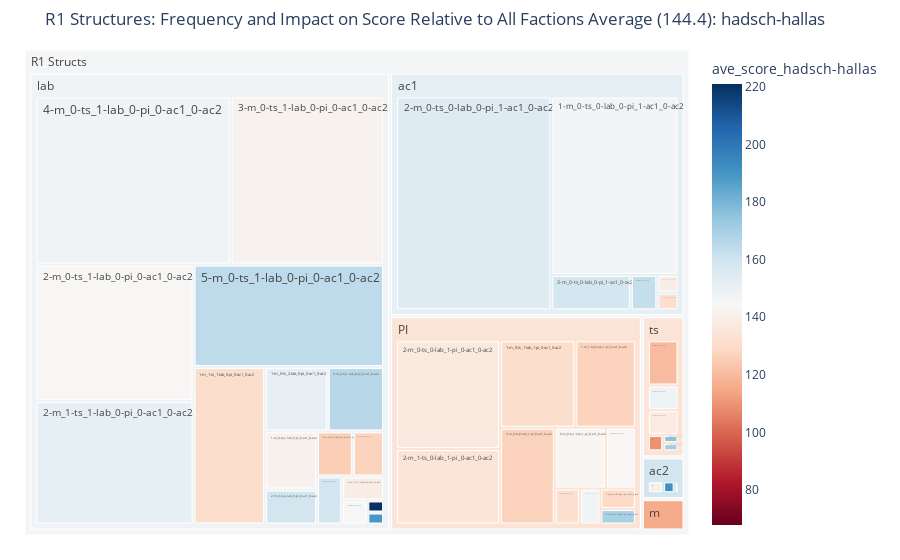
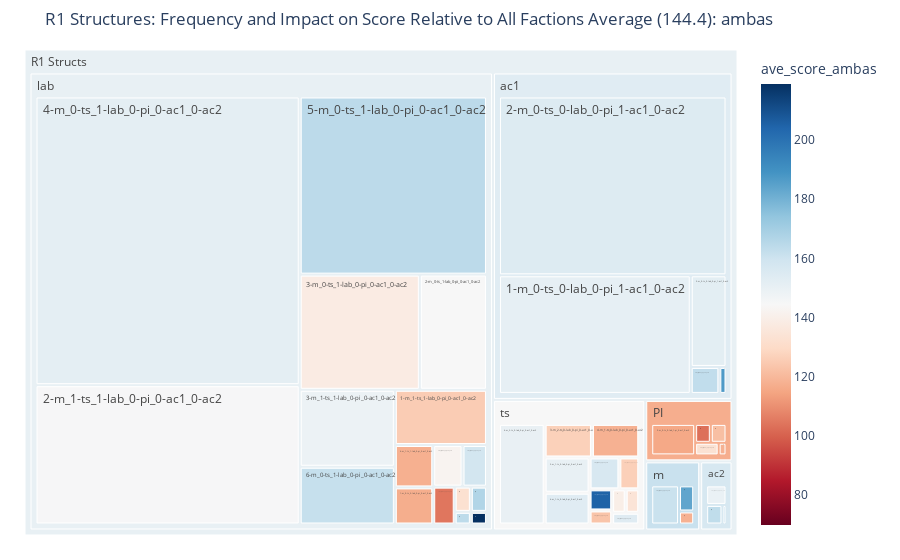
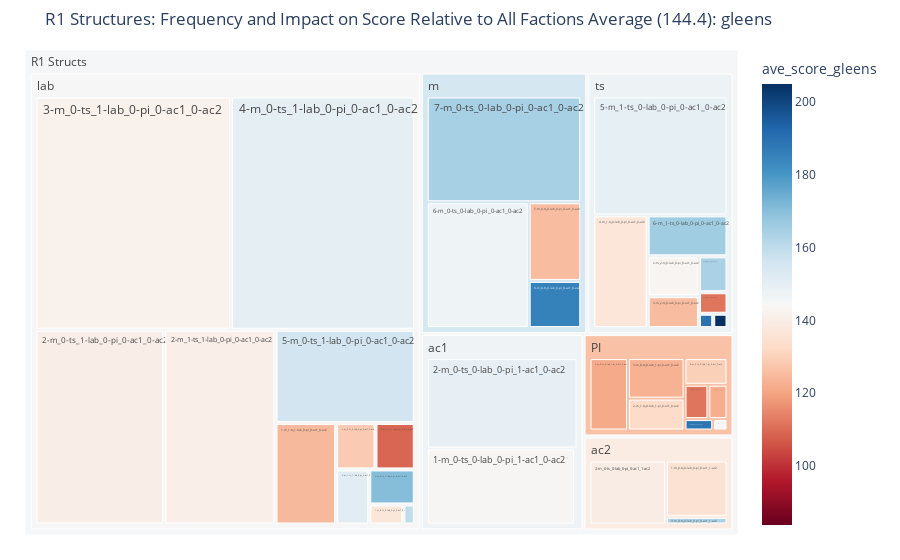
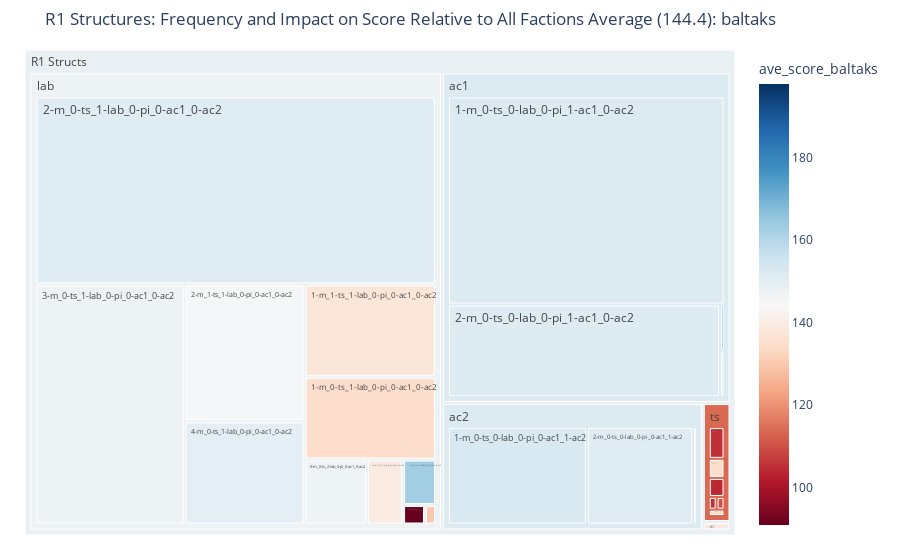

Here is the notebook cell these charts were saved with, in order:
### Code cell
for faction in factions:
    factions_pos = []
    for pos in range(4):
        dat = dat_4
        
        # select faction
        dat = dat[dat["pos_" + str(pos + 1) +"_faction"] == faction]
        
        #remove dropped players
        dat = dat[dat['pos_' + str(pos + 1) + '_dropped'] == False]
        
        dat['pos_' + str(pos + 1) + '_score'] += -1 * dat['pos_' + str(pos + 1) + '_score_bid']
        
        #labels
        prefix = "pos_" + str(pos + 1) + '_buildings_r_1'
        structs_class = 'r1_structs_class_' + faction
        structs_exact = 'r1_structs_exact_' + faction
        over_all_score = 'ave_score_' + faction
        over_all_elo = 'ave_elo_' + faction
        
        #get scores and elos
        dat[over_all_score] = dat['pos_' + str(pos + 1) + '_score']
        dat[over_all_elo] = dat['pos_' + str(pos + 1) + '_elo']
        
        #structs placed
        dat[prefix + '_PI'] = pd.to_numeric(dat[prefix + '_PI'], downcast='integer')
        dat[prefix + '_ac1'] = pd.to_numeric(dat[prefix + '_ac1'], downcast='integer')
        dat[prefix + '_ac2'] = pd.to_numeric(dat[prefix + '_ac2'], downcast='integer')
        dat[prefix + '_lab'] = pd.to_numeric(dat[prefix + '_lab'], downcast='integer')
        dat[prefix + '_ts'] = pd.to_numeric(dat[prefix + '_ts'], downcast='integer')
        dat[prefix + '_m'] = pd.to_numeric(dat[prefix + '_m'], downcast='integer')
        
        # create general structs catergory                        
        dat.loc[dat[prefix + '_PI'] > 0, structs_class] = 'PI'
        dat.loc[dat[prefix + '_ac1'] > 0, structs_class] = 'ac1'
        dat.loc[dat[prefix + '_ac2'] > 0, structs_class] = 'ac2'
        dat.loc[
            (dat[prefix + '_lab'] > 0) &
            (dat[prefix + '_PI'] == 0) &
            (dat[prefix + '_ac1'] == 0) &
            (dat[prefix + '_ac2'] == 0)
            , structs_class] = 'lab'
        
        dat.loc[
            (dat[prefix + '_ts'] > 0) &
            (dat[prefix + '_lab'] == 0) &
            (dat[prefix + '_PI'] == 0) &
            (dat[prefix + '_ac1'] == 0) &
            (dat[prefix + '_ac2'] == 0)
            , structs_class] = 'ts'
        
        dat.loc[
            (dat[prefix + '_ts'] == 0) &
            (dat[prefix + '_lab'] == 0) &
            (dat[prefix + '_PI'] == 0) &
            (dat[prefix + '_ac1'] == 0) &
            (dat[prefix + '_ac2'] == 0)
            , structs_class] = 'm'
        
        
        #create exact category
        dat[structs_exact] = [" " +
            str(m) + '-m_' +
            str(ts) + '-ts_' +
            str(lab) + '-lab_' + 
            str(PI) + '-pi_' +
            str(ac1) + '-ac1_' +
            str(ac2) + '-ac2' 
            for m, ts, lab, PI, ac1, ac2 in zip(
            dat[prefix + '_m'], 
            dat[prefix + '_ts'], 
            dat[prefix + '_lab'],
            dat[prefix + '_PI'], 
            dat[prefix + '_ac1'], 
            dat[prefix + '_ac2'])
        ]
        
        
        factions_pos.append(dat)
        
    factions_in = pd.concat(factions_pos, ignore_index=True)
    
    unique_starts = factions_in[[structs_exact, structs_class, over_all_score, over_all_elo]]
    unique_starts['class_counts'] = 0
    counts = unique_starts.groupby(structs_exact)['class_counts'].transform('count').to_frame()
    unique_starts = unique_starts[[structs_exact, structs_class, over_all_score, over_all_elo]]
    unique_starts = pd.concat([unique_starts, counts], axis=1)
    unique_starts = unique_starts.groupby([structs_class, structs_exact]).mean().reset_index()
    unique_starts['class_counts'] = pd.to_numeric(unique_starts['class_counts'], downcast='integer')
    
    #remove really low scores
    #unique_starts = unique_starts[(np.abs(stats.zscore(unique_starts[over_all_score])) > 2)]
    unique_starts = unique_starts[unique_starts[over_all_score].between(unique_starts[over_all_score].quantile(.15), unique_starts[over_all_score].quantile(1))]
    
    
    #average score overall for position played till end
    average_overall = (np.mean(dat_4[dat_4['pos_1_dropped'] == False]['pos_1_score']) + 
                      np.mean(dat_4[dat_4['pos_2_dropped'] == False]['pos_2_score']) + 
                      np.mean(dat_4[dat_4['pos_3_dropped'] == False]['pos_3_score']) + 
                      np.mean(dat_4[dat_4['pos_4_dropped'] == False]['pos_4_score'])) / 4
    
    #midpoint is average for all factions overall - but color ends are highest and lowest score by that faction
    fig = px.treemap(unique_starts, path=[px.Constant('R1 Structs'), structs_class, structs_exact], values='class_counts',
                  color=over_all_score, hover_data=[over_all_elo],
                  color_continuous_scale='RdBu',
                  color_continuous_midpoint=(average_overall))
    fig.update_layout(margin = dict(t=50, l=25, r=25, b=25))
    
    fig.update_layout(title_text="R1 Structures: Frequency and Impact on Score Relative to All Factions Average (" + str(round(average_overall, 2)) + "): " + faction)
    
    fig.write_html("./plots/r1_structs_analysis/freq_and_score/" + faction + ".html")
    fig.show()
    
    """
    fig = px.sunburst(unique_starts, path=[px.Constant('R1 Structures: Frequency and Overall Score for ' + faction), structs_class, structs_exact], values='class_counts',
                  color=over_all_score, hover_data=[over_all_elo],
                  color_continuous_scale='RdBu',
                  color_continuous_midpoint=np.median(unique_starts[over_all_score]))
    fig.show()
    """

### Figure 1 — Plotly figure (JSON) as saved in the notebook; plotly's stock layout.template omitted (floating-point values rounded to 4 significant figures)
{"data": [{"branchvalues": "total", "customdata": [[208, 142.8], [127.9, 125.2], [185.5, 138.5], [148.1, 126.9], [144.5, 109.5], [125.5, 147.2], [186.7, 158.8], [162.4, 120.1], [115, 176], [268, 140.2], [197.3, 146.6], [249.2, 129], [175.5, 140.7], [142.0, 130.6], [215.4, 150.8], [161, 135], [109.5, 131.5], [138.1, 126.7], [130.1, 130.8], [174.4, 132.2], [158.7, 144], [262.2, 148.2], [305.3, 191.3], [236.5, 154.3], [175.4, 136.6], [171.6, 143.8], [312, 169.3], [185.3, 159.1], [155.7, 134.4], [199.9, 151.4], [147.3, 137.7], [112, 171], [240.7, 158.7], [131.8, 126.4], [178.3, 141.7], [189, 138.6], [97.5, 114.2], [249.2, 162.8], [149.5, 143.8], [205.8, 147.7], [15.5, 119], [262.7, 164.5], [377, 221], [289.6, 165.8], [261, 189], ["(?)", 134.0], ["(?)", 151.5], ["(?)", 158.8], ["(?)", 147.7], ["(?)", 115.8], ["(?)", 133.4], ["(?)", 145.8]], "domain": {"x": [0, 1], "y": [0, 1]}, "hovertemplate": "labels=%{label}<br>class_counts=%{value}<br>parent=%{parent}<br>id=%{id}<br>ave_elo_hadsch-hallas=%{customdata[0]}<br>ave_score_hadsch-hallas=%{color}<extra></extra>", "ids": ["R1 Structs/PI/ 0-m_0-ts_1-lab_1-pi_0-ac1_0-ac2", "R1 Structs/lab/ 0-m_0-ts_2-lab_0-pi_0-ac1_0-ac2", "R1 Structs/ac1/ 0-m_1-ts_0-lab_0-pi_1-ac1_0-ac2", "R1 Structs/lab/ 0-m_1-ts_1-lab_0-pi_0-ac1_0-ac2", "R1 Structs/ts/ 0-m_2-ts_0-lab_0-pi_0-ac1_0-ac2", "R1 Structs/PI/ 0-m_2-ts_0-lab_1-pi_0-ac1_0-ac2", "R1 Structs/lab/ 0-m_2-ts_1-lab_0-pi_0-ac1_0-ac2", "R1 Structs/ts/ 0-m_3-ts_0-lab_0-pi_0-ac1_0-ac2", "R1 Structs/ts/ 0-m_4-ts_0-lab_0-pi_0-ac1_0-ac2", "R1 Structs/ac2/ 1-m_0-ts_0-lab_0-pi_0-ac1_1-ac2", "R1 Structs/ac1/ 1-m_0-ts_0-lab_0-pi_1-ac1_0-ac2", "R1 Structs/PI/ 1-m_0-ts_0-lab_1-pi_0-ac1_0-ac2", "R1 Structs/lab/ 1-m_0-ts_1-lab_0-pi_0-ac1_0-ac2", "R1 Structs/PI/ 1-m_0-ts_1-lab_1-pi_0-ac1_0-ac2", "R1 Structs/lab/ 1-m_0-ts_2-lab_0-pi_0-ac1_0-ac2", "R1 Structs/ac2/ 1-m_1-ts_0-lab_0-pi_0-ac1_1-ac2", "R1 Structs/ac1/ 1-m_1-ts_0-lab_0-pi_1-ac1_0-ac2", "R1 Structs/PI/ 1-m_1-ts_0-lab_1-pi_0-ac1_0-ac2", "R1 Structs/lab/ 1-m_1-ts_1-lab_0-pi_0-ac1_0-ac2", "R1 Structs/PI/ 1-m_2-ts_0-lab_1-pi_0-ac1_0-ac2", "R1 Structs/lab/ 1-m_2-ts_1-lab_0-pi_0-ac1_0-ac2", "R1 Structs/ts/ 1-m_3-ts_0-lab_0-pi_0-ac1_0-ac2", "R1 Structs/ac2/ 2-m_0-ts_0-lab_0-pi_0-ac1_1-ac2", "R1 Structs/ac1/ 2-m_0-ts_0-lab_0-pi_1-ac1_0-ac2", "R1 Structs/PI/ 2-m_0-ts_0-lab_1-pi_0-ac1_0-ac2", "R1 Structs/lab/ 2-m_0-ts_1-lab_0-pi_0-ac1_0-ac2", "R1 Structs/PI/ 2-m_0-ts_1-lab_1-pi_0-ac1_0-ac2", "R1 Structs/lab/ 2-m_0-ts_2-lab_0-pi_0-ac1_0-ac2", "R1 Structs/PI/ 2-m_1-ts_0-lab_1-pi_0-ac1_0-ac2", "R1 Structs/lab/ 2-m_1-ts_1-lab_0-pi_0-ac1_0-ac2", "R1 Structs/ts/ 2-m_2-ts_0-lab_0-pi_0-ac1_0-ac2", "R1 Structs/ts/ 2-m_3-ts_0-lab_0-pi_0-ac1_0-ac2", "R1 Structs/ac1/ 3-m_0-ts_0-lab_0-pi_1-ac1_0-ac2", "R1 Structs/PI/ 3-m_0-ts_0-lab_1-pi_0-ac1_0-ac2", "R1 Structs/lab/ 3-m_0-ts_1-lab_0-pi_0-ac1_0-ac2", "R1 Structs/lab/ 3-m_1-ts_1-lab_0-pi_0-ac1_0-ac2", "R1 Structs/m/ 4-m_0-ts_0-lab_0-pi_0-ac1_0-ac2", "R1 Structs/ac1/ 4-m_0-ts_0-lab_0-pi_1-ac1_0-ac2", "R1 Structs/PI/ 4-m_0-ts_0-lab_1-pi_0-ac1_0-ac2", "R1 Structs/lab/ 4-m_0-ts_1-lab_0-pi_0-ac1_0-ac2", "R1 Structs/m/ 5-m_0-ts_0-lab_0-pi_0-ac1_0-ac2", "R1 Structs/lab/ 5-m_0-ts_1-lab_0-pi_0-ac1_0-ac2", "R1 Structs/lab/ 5-m_1-ts_1-lab_0-pi_0-ac1_0-ac2", "R1 Structs/lab/ 6-m_0-ts_1-lab_0-pi_0-ac1_0-ac2", "R1 Structs/lab/ 7-m_0-ts_1-lab_0-pi_0-ac1_0-ac2", "R1 Structs/PI", "R1 Structs/ac1", "R1 Structs/ac2", "R1 Structs/lab", "R1 Structs/m", "R1 Structs/ts", "R1 Structs"], "labels": [" 0-m_0-ts_1-lab_1-pi_0-ac1_0-ac2", " 0-m_0-ts_2-lab_0-pi_0-ac1_0-ac2", " 0-m_1-ts_0-lab_0-pi_1-ac1_0-ac2", " 0-m_1-ts_1-lab_0-pi_0-ac1_0-ac2", " 0-m_2-ts_0-lab_0-pi_0-ac1_0-ac2", " 0-m_2-ts_0-lab_1-pi_0-ac1_0-ac2", " 0-m_2-ts_1-lab_0-pi_0-ac1_0-ac2", " 0-m_3-ts_0-lab_0-pi_0-ac1_0-ac2", " 0-m_4-ts_0-lab_0-pi_0-ac1_0-ac2", " 1-m_0-ts_0-lab_0-pi_0-ac1_1-ac2", " 1-m_0-ts_0-lab_0-pi_1-ac1_0-ac2", " 1-m_0-ts_0-lab_1-pi_0-ac1_0-ac2", " 1-m_0-ts_1-lab_0-pi_0-ac1_0-ac2", " 1-m_0-ts_1-lab_1-pi_0-ac1_0-ac2", " 1-m_0-ts_2-lab_0-pi_0-ac1_0-ac2", " 1-m_1-ts_0-lab_0-pi_0-ac1_1-ac2", " 1-m_1-ts_0-lab_0-pi_1-ac1_0-ac2", " 1-m_1-ts_0-lab_1-pi_0-ac1_0-ac2", " 1-m_1-ts_1-lab_0-pi_0-ac1_0-ac2", " 1-m_2-ts_0-lab_1-pi_0-ac1_0-ac2", " 1-m_2-ts_1-lab_0-pi_0-ac1_0-ac2", " 1-m_3-ts_0-lab_0-pi_0-ac1_0-ac2", " 2-m_0-ts_0-lab_0-pi_0-ac1_1-ac2", " 2-m_0-ts_0-lab_0-pi_1-ac1_0-ac2", " 2-m_0-ts_0-lab_1-pi_0-ac1_0-ac2", " 2-m_0-ts_1-lab_0-pi_0-ac1_0-ac2", " 2-m_0-ts_1-lab_1-pi_0-ac1_0-ac2", " 2-m_0-ts_2-lab_0-pi_0-ac1_0-ac2", " 2-m_1-ts_0-lab_1-pi_0-ac1_0-ac2", " 2-m_1-ts_1-lab_0-pi_0-ac1_0-ac2", " 2-m_2-ts_0-lab_0-pi_0-ac1_0-ac2", " 2-m_3-ts_0-lab_0-pi_0-ac1_0-ac2", " 3-m_0-ts_0-lab_0-pi_1-ac1_0-ac2", " 3-m_0-ts_0-lab_1-pi_0-ac1_0-ac2", " 3-m_0-ts_1-lab_0-pi_0-ac1_0-ac2", " 3-m_1-ts_1-lab_0-pi_0-ac1_0-ac2", " 4-m_0-ts_0-lab_0-pi_0-ac1_0-ac2", " 4-m_0-ts_0-lab_0-pi_1-ac1_0-ac2", " 4-m_0-ts_0-lab_1-pi_0-ac1_0-ac2", " 4-m_0-ts_1-lab_0-pi_0-ac1_0-ac2", " 5-m_0-ts_0-lab_0-pi_0-ac1_0-ac2", " 5-m_0-ts_1-lab_0-pi_0-ac1_0-ac2", " 5-m_1-ts_1-lab_0-pi_0-ac1_0-ac2", " 6-m_0-ts_1-lab_0-pi_0-ac1_0-ac2", " 7-m_0-ts_1-lab_0-pi_0-ac1_0-ac2", "PI", "ac1", "ac2", "lab", "m", "ts", "R1 Structs"], "marker": {"coloraxis": "coloraxis", "colors": [142.8, 125.2, 138.5, 126.9, 109.5, 147.2, 158.8, 120.1, 176, 140.2, 146.6, 129, 140.7, 130.6, 150.8, 135, 131.5, 126.7, 130.8, 132.2, 144, 148.2, 191.3, 154.3, 136.6, 143.8, 169.3, 159.1, 134.4, 151.4, 137.7, 171, 158.7, 126.4, 141.7, 138.6, 114.2, 162.8, 143.8, 147.7, 119, 164.5, 221, 165.8, 189, 134.0, 151.5, 158.8, 147.7, 115.8, 133.4, 145.8]}, "name": "", "parents": ["R1 Structs/PI", "R1 Structs/lab", "R1 Structs/ac1", "R1 Structs/lab", "R1 Structs/ts", "R1 Structs/PI", "R1 Structs/lab", "R1 Structs/ts", "R1 Structs/ts", "R1 Structs/ac2", "R1 Structs/ac1", "R1 Structs/PI", "R1 Structs/lab", "R1 Structs/PI", "R1 Structs/lab", "R1 Structs/ac2", "R1 Structs/ac1", "R1 Structs/PI", "R1 Structs/lab", "R1 Structs/PI", "R1 Structs/lab", "R1 Structs/ts", "R1 Structs/ac2", "R1 Structs/ac1", "R1 Structs/PI", "R1 Structs/lab", "R1 Structs/PI", "R1 Structs/lab", "R1 Structs/PI", "R1 Structs/lab", "R1 Structs/ts", "R1 Structs/ts", "R1 Structs/ac1", "R1 Structs/PI", "R1 Structs/lab", "R1 Structs/lab", "R1 Structs/m", "R1 Structs/ac1", "R1 Structs/PI", "R1 Structs/lab", "R1 Structs/m", "R1 Structs/lab", "R1 Structs/lab", "R1 Structs/lab", "R1 Structs/lab", "R1 Structs", "R1 Structs", "R1 Structs", "R1 Structs", "R1 Structs", "R1 Structs", ""], "type": "treemap", "values": [34, 16, 4, 14, 4, 8, 12, 22, 2, 8, 242, 8, 30, 72, 40, 2, 4, 58, 112, 10, 6, 12, 6, 354, 124, 214, 6, 18, 86, 194, 12, 2, 30, 58, 256, 10, 8, 10, 20, 326, 4, 194, 2, 36, 2, 484, 644, 16, 1482, 12, 54, 2692]}], "layout": {"coloraxis": {"cmid": 144.4, "colorbar": {"title": {"text": "ave_score_hadsch-hallas"}}, "colorscale": [[0, "rgb(103,0,31)"], [0.1, "rgb(178,24,43)"], [0.2, "rgb(214,96,77)"], [0.3, "rgb(244,165,130)"], [0.4, "rgb(253,219,199)"], [0.5, "rgb(247,247,247)"], [0.6, "rgb(209,229,240)"], [0.7, "rgb(146,197,222)"], [0.8, "rgb(67,147,195)"], [0.9, "rgb(33,102,172)"], [1, "rgb(5,48,97)"]]}, "legend": {"tracegroupgap": 0}, "margin": {"b": 25, "l": 25, "r": 25, "t": 50}, "title": {"text": "R1 Structures: Frequency and Impact on Score Relative to All Factions Average (144.4): hadsch-hallas"}}}

### Figure 2 — Plotly figure (JSON) as saved in the notebook; plotly's stock layout.template omitted (floating-point values rounded to 4 significant figures)
{"data": [{"branchvalues": "total", "customdata": [[128.7, 142.2], [88, 132.5], [40, 123], [224, 163.2], [227.5, 151.2], [165, 104.5], [130, 118], [198.4, 117], [315, 187], [31, 103], [128, 125.3], [50, 139.5], [65, 164], [175.5, 134.5], [143, 149.6], [238.0, 154.7], [179.7, 144.4], [209, 158.4], [104.7, 121.7], [214.2, 144.9], [184.5, 126.5], [276, 167], [220.8, 156.7], [121, 170], [217.6, 152.1], [125.9, 115.6], [179.8, 138.1], [200.9, 148.8], [120.9, 126.6], [290.2, 163], [123.3, 133.3], [221.3, 152.0], [140.4, 118], [181.4, 117.6], [213.3, 150], [129, 118], [249.6, 164.3], [166.8, 150.1], [121, 154], [147, 160.9], [272.6, 161.8], [259.1, 153.4], [185.5, 183.8], [340, 219], [325.7, 205], ["(?)", 117.1], ["(?)", 153.6], ["(?)", 157.1], ["(?)", 150.2], ["(?)", 161.2], ["(?)", 144.3], ["(?)", 150.3]], "domain": {"x": [0, 1], "y": [0, 1]}, "hovertemplate": "labels=%{label}<br>class_counts=%{value}<br>parent=%{parent}<br>id=%{id}<br>ave_elo_ambas=%{customdata[0]}<br>ave_score_ambas=%{color}<extra></extra>", "ids": ["R1 Structs/lab/ 0-m_0-ts_2-lab_0-pi_0-ac1_0-ac2", "R1 Structs/lab/ 0-m_1-ts_1-lab_0-pi_0-ac1_0-ac2", "R1 Structs/ts/ 0-m_3-ts_0-lab_0-pi_0-ac1_0-ac2", "R1 Structs/ac2/ 1-m_0-ts_0-lab_0-pi_0-ac1_1-ac2", "R1 Structs/ac1/ 1-m_0-ts_0-lab_0-pi_1-ac1_0-ac2", "R1 Structs/lab/ 1-m_0-ts_1-lab_0-pi_0-ac1_0-ac2", "R1 Structs/PI/ 1-m_0-ts_1-lab_1-pi_0-ac1_0-ac2", "R1 Structs/lab/ 1-m_0-ts_2-lab_0-pi_0-ac1_0-ac2", "R1 Structs/ac1/ 1-m_1-ts_0-lab_0-pi_1-ac1_0-ac2", "R1 Structs/PI/ 1-m_1-ts_0-lab_1-pi_0-ac1_0-ac2", "R1 Structs/lab/ 1-m_1-ts_1-lab_0-pi_0-ac1_0-ac2", "R1 Structs/ts/ 1-m_2-ts_0-lab_0-pi_0-ac1_0-ac2", "R1 Structs/lab/ 1-m_2-ts_1-lab_0-pi_0-ac1_0-ac2", "R1 Structs/ts/ 1-m_3-ts_0-lab_0-pi_0-ac1_0-ac2", "R1 Structs/ac2/ 2-m_0-ts_0-lab_0-pi_0-ac1_1-ac2", "R1 Structs/ac1/ 2-m_0-ts_0-lab_0-pi_1-ac1_0-ac2", "R1 Structs/lab/ 2-m_0-ts_1-lab_0-pi_0-ac1_0-ac2", "R1 Structs/lab/ 2-m_0-ts_2-lab_0-pi_0-ac1_0-ac2", "R1 Structs/PI/ 2-m_1-ts_0-lab_1-pi_0-ac1_0-ac2", "R1 Structs/lab/ 2-m_1-ts_1-lab_0-pi_0-ac1_0-ac2", "R1 Structs/ts/ 2-m_2-ts_0-lab_0-pi_0-ac1_0-ac2", "R1 Structs/lab/ 2-m_2-ts_1-lab_0-pi_0-ac1_0-ac2", "R1 Structs/ts/ 2-m_3-ts_0-lab_0-pi_0-ac1_0-ac2", "R1 Structs/ac2/ 3-m_0-ts_0-lab_0-pi_0-ac1_1-ac2", "R1 Structs/ac1/ 3-m_0-ts_0-lab_0-pi_1-ac1_0-ac2", "R1 Structs/PI/ 3-m_0-ts_0-lab_1-pi_0-ac1_0-ac2", "R1 Structs/lab/ 3-m_0-ts_1-lab_0-pi_0-ac1_0-ac2", "R1 Structs/lab/ 3-m_1-ts_1-lab_0-pi_0-ac1_0-ac2", "R1 Structs/ts/ 3-m_2-ts_0-lab_0-pi_0-ac1_0-ac2", "R1 Structs/ac1/ 4-m_0-ts_0-lab_0-pi_1-ac1_0-ac2", "R1 Structs/PI/ 4-m_0-ts_0-lab_1-pi_0-ac1_0-ac2", "R1 Structs/lab/ 4-m_0-ts_1-lab_0-pi_0-ac1_0-ac2", "R1 Structs/ts/ 4-m_1-ts_0-lab_0-pi_0-ac1_0-ac2", "R1 Structs/lab/ 4-m_1-ts_1-lab_0-pi_0-ac1_0-ac2", "R1 Structs/ts/ 4-m_2-ts_0-lab_0-pi_0-ac1_0-ac2", "R1 Structs/m/ 5-m_0-ts_0-lab_0-pi_0-ac1_0-ac2", "R1 Structs/lab/ 5-m_0-ts_1-lab_0-pi_0-ac1_0-ac2", "R1 Structs/ts/ 5-m_1-ts_0-lab_0-pi_0-ac1_0-ac2", "R1 Structs/ts/ 5-m_2-ts_0-lab_0-pi_0-ac1_0-ac2", "R1 Structs/m/ 6-m_0-ts_0-lab_0-pi_0-ac1_0-ac2", "R1 Structs/lab/ 6-m_0-ts_1-lab_0-pi_0-ac1_0-ac2", "R1 Structs/ts/ 6-m_1-ts_0-lab_0-pi_0-ac1_0-ac2", "R1 Structs/m/ 7-m_0-ts_0-lab_0-pi_0-ac1_0-ac2", "R1 Structs/lab/ 7-m_0-ts_1-lab_0-pi_0-ac1_0-ac2", "R1 Structs/ts/ 7-m_1-ts_0-lab_0-pi_0-ac1_0-ac2", "R1 Structs/PI", "R1 Structs/ac1", "R1 Structs/ac2", "R1 Structs/lab", "R1 Structs/m", "R1 Structs/ts", "R1 Structs"], "labels": [" 0-m_0-ts_2-lab_0-pi_0-ac1_0-ac2", " 0-m_1-ts_1-lab_0-pi_0-ac1_0-ac2", " 0-m_3-ts_0-lab_0-pi_0-ac1_0-ac2", " 1-m_0-ts_0-lab_0-pi_0-ac1_1-ac2", " 1-m_0-ts_0-lab_0-pi_1-ac1_0-ac2", " 1-m_0-ts_1-lab_0-pi_0-ac1_0-ac2", " 1-m_0-ts_1-lab_1-pi_0-ac1_0-ac2", " 1-m_0-ts_2-lab_0-pi_0-ac1_0-ac2", " 1-m_1-ts_0-lab_0-pi_1-ac1_0-ac2", " 1-m_1-ts_0-lab_1-pi_0-ac1_0-ac2", " 1-m_1-ts_1-lab_0-pi_0-ac1_0-ac2", " 1-m_2-ts_0-lab_0-pi_0-ac1_0-ac2", " 1-m_2-ts_1-lab_0-pi_0-ac1_0-ac2", " 1-m_3-ts_0-lab_0-pi_0-ac1_0-ac2", " 2-m_0-ts_0-lab_0-pi_0-ac1_1-ac2", " 2-m_0-ts_0-lab_0-pi_1-ac1_0-ac2", " 2-m_0-ts_1-lab_0-pi_0-ac1_0-ac2", " 2-m_0-ts_2-lab_0-pi_0-ac1_0-ac2", " 2-m_1-ts_0-lab_1-pi_0-ac1_0-ac2", " 2-m_1-ts_1-lab_0-pi_0-ac1_0-ac2", " 2-m_2-ts_0-lab_0-pi_0-ac1_0-ac2", " 2-m_2-ts_1-lab_0-pi_0-ac1_0-ac2", " 2-m_3-ts_0-lab_0-pi_0-ac1_0-ac2", " 3-m_0-ts_0-lab_0-pi_0-ac1_1-ac2", " 3-m_0-ts_0-lab_0-pi_1-ac1_0-ac2", " 3-m_0-ts_0-lab_1-pi_0-ac1_0-ac2", " 3-m_0-ts_1-lab_0-pi_0-ac1_0-ac2", " 3-m_1-ts_1-lab_0-pi_0-ac1_0-ac2", " 3-m_2-ts_0-lab_0-pi_0-ac1_0-ac2", " 4-m_0-ts_0-lab_0-pi_1-ac1_0-ac2", " 4-m_0-ts_0-lab_1-pi_0-ac1_0-ac2", " 4-m_0-ts_1-lab_0-pi_0-ac1_0-ac2", " 4-m_1-ts_0-lab_0-pi_0-ac1_0-ac2", " 4-m_1-ts_1-lab_0-pi_0-ac1_0-ac2", " 4-m_2-ts_0-lab_0-pi_0-ac1_0-ac2", " 5-m_0-ts_0-lab_0-pi_0-ac1_0-ac2", " 5-m_0-ts_1-lab_0-pi_0-ac1_0-ac2", " 5-m_1-ts_0-lab_0-pi_0-ac1_0-ac2", " 5-m_2-ts_0-lab_0-pi_0-ac1_0-ac2", " 6-m_0-ts_0-lab_0-pi_0-ac1_0-ac2", " 6-m_0-ts_1-lab_0-pi_0-ac1_0-ac2", " 6-m_1-ts_0-lab_0-pi_0-ac1_0-ac2", " 7-m_0-ts_0-lab_0-pi_0-ac1_0-ac2", " 7-m_0-ts_1-lab_0-pi_0-ac1_0-ac2", " 7-m_1-ts_0-lab_0-pi_0-ac1_0-ac2", "PI", "ac1", "ac2", "lab", "m", "ts", "R1 Structs"], "marker": {"coloraxis": "coloraxis", "colors": [142.2, 132.5, 123, 163.2, 151.2, 104.5, 118, 117, 187, 103, 125.3, 139.5, 164, 134.5, 149.6, 154.7, 144.4, 158.4, 121.7, 144.9, 126.5, 167, 156.7, 170, 152.1, 115.6, 138.1, 148.8, 126.6, 163, 133.3, 152.0, 118, 117.6, 150, 118, 164.3, 150.1, 154, 160.9, 161.8, 153.4, 183.8, 219, 205, 117.1, 153.6, 157.1, 150.2, 161.2, 144.3, 150.3]}, "name": "", "parents": ["R1 Structs/lab", "R1 Structs/lab", "R1 Structs/ts", "R1 Structs/ac2", "R1 Structs/ac1", "R1 Structs/lab", "R1 Structs/PI", "R1 Structs/lab", "R1 Structs/ac1", "R1 Structs/PI", "R1 Structs/lab", "R1 Structs/ts", "R1 Structs/lab", "R1 Structs/ts", "R1 Structs/ac2", "R1 Structs/ac1", "R1 Structs/lab", "R1 Structs/lab", "R1 Structs/PI", "R1 Structs/lab", "R1 Structs/ts", "R1 Structs/lab", "R1 Structs/ts", "R1 Structs/ac2", "R1 Structs/ac1", "R1 Structs/PI", "R1 Structs/lab", "R1 Structs/lab", "R1 Structs/ts", "R1 Structs/ac1", "R1 Structs/PI", "R1 Structs/lab", "R1 Structs/ts", "R1 Structs/lab", "R1 Structs/ts", "R1 Structs/m", "R1 Structs/lab", "R1 Structs/ts", "R1 Structs/ts", "R1 Structs/m", "R1 Structs/lab", "R1 Structs/ts", "R1 Structs/m", "R1 Structs/lab", "R1 Structs/ts", "R1 Structs", "R1 Structs", "R1 Structs", "R1 Structs", "R1 Structs", "R1 Structs", ""], "type": "treemap", "values": [12, 4, 4, 8, 236, 8, 2, 14, 2, 6, 50, 4, 2, 4, 10, 422, 76, 10, 6, 362, 8, 4, 12, 2, 34, 28, 136, 72, 20, 8, 6, 750, 20, 16, 58, 4, 328, 20, 4, 22, 54, 18, 8, 2, 6, 48, 702, 20, 1900, 34, 178, 2882]}], "layout": {"coloraxis": {"cmid": 144.4, "colorbar": {"title": {"text": "ave_score_ambas"}}, "colorscale": [[0, "rgb(103,0,31)"], [0.1, "rgb(178,24,43)"], [0.2, "rgb(214,96,77)"], [0.3, "rgb(244,165,130)"], [0.4, "rgb(253,219,199)"], [0.5, "rgb(247,247,247)"], [0.6, "rgb(209,229,240)"], [0.7, "rgb(146,197,222)"], [0.8, "rgb(67,147,195)"], [0.9, "rgb(33,102,172)"], [1, "rgb(5,48,97)"]]}, "legend": {"tracegroupgap": 0}, "margin": {"b": 25, "l": 25, "r": 25, "t": 50}, "title": {"text": "R1 Structures: Frequency and Impact on Score Relative to All Factions Average (144.4): ambas"}}}

### Figure 3 — Plotly figure (JSON) as saved in the notebook; plotly's stock layout.template omitted (floating-point values rounded to 4 significant figures)
{"data": [{"branchvalues": "total", "customdata": [[117, 128.6], [44, 144], [102.4, 109.1], [212.1, 135.3], [232.6, 143.5], [124, 122.2], [235.7, 137], [104, 111.8], [192.2, 124.7], [235.3, 139.8], [236.4, 149.5], [128.8, 121.4], [203.2, 140.3], [149, 111.7], [180.1, 133], [184.1, 140.6], [229.4, 143.2], [219, 190], [254.7, 163.3], [100, 170], [169.4, 123.1], [193.4, 141.7], [100, 160], [123.6, 151.1], [161.5, 125.5], [146.9, 129.9], [211.7, 150.5], [165.6, 136.9], [229.6, 164], [194.9, 125.7], [360, 188.5], [238.1, 156.3], [219.8, 149.9], [300, 205], [216.4, 147.1], [214.7, 170.4], [233.6, 165.7], [248.6, 164.3], [249.6, 185.6], ["(?)", 126.7], ["(?)", 147.0], ["(?)", 139.3], ["(?)", 144.1], ["(?)", 155.2], ["(?)", 147.6], ["(?)", 145.2]], "domain": {"x": [0, 1], "y": [0, 1]}, "hovertemplate": "labels=%{label}<br>class_counts=%{value}<br>parent=%{parent}<br>id=%{id}<br>ave_elo_gleens=%{customdata[0]}<br>ave_score_gleens=%{color}<extra></extra>", "ids": ["R1 Structs/lab/ 0-m_0-ts_2-lab_0-pi_0-ac1_0-ac2", "R1 Structs/PI/ 0-m_1-ts_0-lab_1-pi_0-ac1_0-ac2", "R1 Structs/lab/ 0-m_1-ts_1-lab_0-pi_0-ac1_0-ac2", "R1 Structs/ac2/ 1-m_0-ts_0-lab_0-pi_0-ac1_1-ac2", "R1 Structs/ac1/ 1-m_0-ts_0-lab_0-pi_1-ac1_0-ac2", "R1 Structs/PI/ 1-m_0-ts_1-lab_1-pi_0-ac1_0-ac2", "R1 Structs/lab/ 1-m_0-ts_2-lab_0-pi_0-ac1_0-ac2", "R1 Structs/PI/ 1-m_1-ts_0-lab_1-pi_0-ac1_0-ac2", "R1 Structs/lab/ 1-m_1-ts_1-lab_0-pi_0-ac1_0-ac2", "R1 Structs/ac2/ 2-m_0-ts_0-lab_0-pi_0-ac1_1-ac2", "R1 Structs/ac1/ 2-m_0-ts_0-lab_0-pi_1-ac1_0-ac2", "R1 Structs/PI/ 2-m_0-ts_0-lab_1-pi_0-ac1_0-ac2", "R1 Structs/lab/ 2-m_0-ts_1-lab_0-pi_0-ac1_0-ac2", "R1 Structs/ts/ 2-m_1-ts_0-lab_0-pi_0-ac1_0-ac2", "R1 Structs/PI/ 2-m_1-ts_0-lab_1-pi_0-ac1_0-ac2", "R1 Structs/lab/ 2-m_1-ts_1-lab_0-pi_0-ac1_0-ac2", "R1 Structs/ts/ 2-m_2-ts_0-lab_0-pi_0-ac1_0-ac2", "R1 Structs/ts/ 2-m_3-ts_0-lab_0-pi_0-ac1_0-ac2", "R1 Structs/ac2/ 3-m_0-ts_0-lab_0-pi_0-ac1_1-ac2", "R1 Structs/ac1/ 3-m_0-ts_0-lab_0-pi_1-ac1_0-ac2", "R1 Structs/PI/ 3-m_0-ts_0-lab_1-pi_0-ac1_0-ac2", "R1 Structs/lab/ 3-m_0-ts_1-lab_0-pi_0-ac1_0-ac2", "R1 Structs/lab/ 3-m_0-ts_2-lab_0-pi_0-ac1_0-ac2", "R1 Structs/lab/ 3-m_1-ts_1-lab_0-pi_0-ac1_0-ac2", "R1 Structs/ts/ 3-m_2-ts_0-lab_0-pi_0-ac1_0-ac2", "R1 Structs/PI/ 4-m_0-ts_0-lab_1-pi_0-ac1_0-ac2", "R1 Structs/lab/ 4-m_0-ts_1-lab_0-pi_0-ac1_0-ac2", "R1 Structs/ts/ 4-m_1-ts_0-lab_0-pi_0-ac1_0-ac2", "R1 Structs/ts/ 4-m_2-ts_0-lab_0-pi_0-ac1_0-ac2", "R1 Structs/m/ 5-m_0-ts_0-lab_0-pi_0-ac1_0-ac2", "R1 Structs/PI/ 5-m_0-ts_0-lab_1-pi_0-ac1_0-ac2", "R1 Structs/lab/ 5-m_0-ts_1-lab_0-pi_0-ac1_0-ac2", "R1 Structs/ts/ 5-m_1-ts_0-lab_0-pi_0-ac1_0-ac2", "R1 Structs/ts/ 5-m_2-ts_0-lab_0-pi_0-ac1_0-ac2", "R1 Structs/m/ 6-m_0-ts_0-lab_0-pi_0-ac1_0-ac2", "R1 Structs/lab/ 6-m_0-ts_1-lab_0-pi_0-ac1_0-ac2", "R1 Structs/ts/ 6-m_1-ts_0-lab_0-pi_0-ac1_0-ac2", "R1 Structs/m/ 7-m_0-ts_0-lab_0-pi_0-ac1_0-ac2", "R1 Structs/m/ 8-m_0-ts_0-lab_0-pi_0-ac1_0-ac2", "R1 Structs/PI", "R1 Structs/ac1", "R1 Structs/ac2", "R1 Structs/lab", "R1 Structs/m", "R1 Structs/ts", "R1 Structs"], "labels": [" 0-m_0-ts_2-lab_0-pi_0-ac1_0-ac2", " 0-m_1-ts_0-lab_1-pi_0-ac1_0-ac2", " 0-m_1-ts_1-lab_0-pi_0-ac1_0-ac2", " 1-m_0-ts_0-lab_0-pi_0-ac1_1-ac2", " 1-m_0-ts_0-lab_0-pi_1-ac1_0-ac2", " 1-m_0-ts_1-lab_1-pi_0-ac1_0-ac2", " 1-m_0-ts_2-lab_0-pi_0-ac1_0-ac2", " 1-m_1-ts_0-lab_1-pi_0-ac1_0-ac2", " 1-m_1-ts_1-lab_0-pi_0-ac1_0-ac2", " 2-m_0-ts_0-lab_0-pi_0-ac1_1-ac2", " 2-m_0-ts_0-lab_0-pi_1-ac1_0-ac2", " 2-m_0-ts_0-lab_1-pi_0-ac1_0-ac2", " 2-m_0-ts_1-lab_0-pi_0-ac1_0-ac2", " 2-m_1-ts_0-lab_0-pi_0-ac1_0-ac2", " 2-m_1-ts_0-lab_1-pi_0-ac1_0-ac2", " 2-m_1-ts_1-lab_0-pi_0-ac1_0-ac2", " 2-m_2-ts_0-lab_0-pi_0-ac1_0-ac2", " 2-m_3-ts_0-lab_0-pi_0-ac1_0-ac2", " 3-m_0-ts_0-lab_0-pi_0-ac1_1-ac2", " 3-m_0-ts_0-lab_0-pi_1-ac1_0-ac2", " 3-m_0-ts_0-lab_1-pi_0-ac1_0-ac2", " 3-m_0-ts_1-lab_0-pi_0-ac1_0-ac2", " 3-m_0-ts_2-lab_0-pi_0-ac1_0-ac2", " 3-m_1-ts_1-lab_0-pi_0-ac1_0-ac2", " 3-m_2-ts_0-lab_0-pi_0-ac1_0-ac2", " 4-m_0-ts_0-lab_1-pi_0-ac1_0-ac2", " 4-m_0-ts_1-lab_0-pi_0-ac1_0-ac2", " 4-m_1-ts_0-lab_0-pi_0-ac1_0-ac2", " 4-m_2-ts_0-lab_0-pi_0-ac1_0-ac2", " 5-m_0-ts_0-lab_0-pi_0-ac1_0-ac2", " 5-m_0-ts_0-lab_1-pi_0-ac1_0-ac2", " 5-m_0-ts_1-lab_0-pi_0-ac1_0-ac2", " 5-m_1-ts_0-lab_0-pi_0-ac1_0-ac2", " 5-m_2-ts_0-lab_0-pi_0-ac1_0-ac2", " 6-m_0-ts_0-lab_0-pi_0-ac1_0-ac2", " 6-m_0-ts_1-lab_0-pi_0-ac1_0-ac2", " 6-m_1-ts_0-lab_0-pi_0-ac1_0-ac2", " 7-m_0-ts_0-lab_0-pi_0-ac1_0-ac2", " 8-m_0-ts_0-lab_0-pi_0-ac1_0-ac2", "PI", "ac1", "ac2", "lab", "m", "ts", "R1 Structs"], "marker": {"coloraxis": "coloraxis", "colors": [128.6, 144, 109.1, 135.3, 143.5, 122.2, 137, 111.8, 124.7, 139.8, 149.5, 121.4, 140.3, 111.7, 133, 140.6, 143.2, 190, 163.3, 170, 123.1, 141.7, 160, 151.1, 125.5, 129.9, 150.5, 136.9, 164, 125.7, 188.5, 156.3, 149.9, 205, 147.1, 170.4, 165.7, 164.3, 185.6, 126.7, 147.0, 139.3, 144.1, 155.2, 147.6, 145.2]}, "name": "", "parents": ["R1 Structs/lab", "R1 Structs/PI", "R1 Structs/lab", "R1 Structs/ac2", "R1 Structs/ac1", "R1 Structs/PI", "R1 Structs/lab", "R1 Structs/PI", "R1 Structs/lab", "R1 Structs/ac2", "R1 Structs/ac1", "R1 Structs/PI", "R1 Structs/lab", "R1 Structs/ts", "R1 Structs/PI", "R1 Structs/lab", "R1 Structs/ts", "R1 Structs/ts", "R1 Structs/ac2", "R1 Structs/ac1", "R1 Structs/PI", "R1 Structs/lab", "R1 Structs/lab", "R1 Structs/lab", "R1 Structs/ts", "R1 Structs/PI", "R1 Structs/lab", "R1 Structs/ts", "R1 Structs/ts", "R1 Structs/m", "R1 Structs/PI", "R1 Structs/lab", "R1 Structs/ts", "R1 Structs/ts", "R1 Structs/m", "R1 Structs/lab", "R1 Structs/ts", "R1 Structs/m", "R1 Structs/m", "R1 Structs", "R1 Structs", "R1 Structs", "R1 Structs", "R1 Structs", "R1 Structs", ""], "type": "treemap", "values": [16, 2, 16, 44, 114, 8, 6, 10, 54, 62, 138, 34, 220, 6, 22, 190, 20, 2, 6, 2, 28, 400, 2, 16, 16, 14, 376, 60, 10, 40, 4, 114, 156, 2, 124, 14, 32, 158, 24, 122, 254, 112, 1424, 346, 304, 2562]}], "layout": {"coloraxis": {"cmid": 144.4, "colorbar": {"title": {"text": "ave_score_gleens"}}, "colorscale": [[0, "rgb(103,0,31)"], [0.1, "rgb(178,24,43)"], [0.2, "rgb(214,96,77)"], [0.3, "rgb(244,165,130)"], [0.4, "rgb(253,219,199)"], [0.5, "rgb(247,247,247)"], [0.6, "rgb(209,229,240)"], [0.7, "rgb(146,197,222)"], [0.8, "rgb(67,147,195)"], [0.9, "rgb(33,102,172)"], [1, "rgb(5,48,97)"]]}, "legend": {"tracegroupgap": 0}, "margin": {"b": 25, "l": 25, "r": 25, "t": 50}, "title": {"text": "R1 Structures: Frequency and Impact on Score Relative to All Factions Average (144.4): gleens"}}}

### Figure 4 — Plotly figure (JSON) as saved in the notebook; plotly's stock layout.template omitted (floating-point values rounded to 4 significant figures)
{"data": [{"branchvalues": "total", "customdata": [[227.8, 146.8], [257, 171], [159.5, 139.5], [10, 105], [199.9, 152.7], [228.5, 152.1], [170.2, 134.5], [266.4, 163], [175.3, 138.0], [207.9, 150.8], [268.5, 151.5], [220.1, 150.7], [101.2, 105.2], [216.2, 145.1], [238.3, 135], [185, 156], [434, 154], [208.0, 147.3], [0.6667, 104], [153, 91], [100, 110], [232.6, 149.7], [172, 135], [42, 140], [262, 130], ["(?)", 152.0], ["(?)", 151.9], ["(?)", 147.2], [42, 140], ["(?)", 113.8], ["(?)", 148.7]], "domain": {"x": [0, 1], "y": [0, 1]}, "hovertemplate": "labels=%{label}<br>class_counts=%{value}<br>parent=%{parent}<br>id=%{id}<br>ave_elo_baltaks=%{customdata[0]}<br>ave_score_baltaks=%{color}<extra></extra>", "ids": ["R1 Structs/lab/ 0-m_0-ts_2-lab_0-pi_0-ac1_0-ac2", "R1 Structs/ac1/ 0-m_1-ts_0-lab_0-pi_1-ac1_0-ac2", "R1 Structs/lab/ 0-m_1-ts_1-lab_0-pi_0-ac1_0-ac2", "R1 Structs/ts/ 0-m_3-ts_0-lab_0-pi_0-ac1_0-ac2", "R1 Structs/ac2/ 1-m_0-ts_0-lab_0-pi_0-ac1_1-ac2", "R1 Structs/ac1/ 1-m_0-ts_0-lab_0-pi_1-ac1_0-ac2", "R1 Structs/lab/ 1-m_0-ts_1-lab_0-pi_0-ac1_0-ac2", "R1 Structs/lab/ 1-m_0-ts_2-lab_0-pi_0-ac1_0-ac2", "R1 Structs/lab/ 1-m_1-ts_1-lab_0-pi_0-ac1_0-ac2", "R1 Structs/ac2/ 2-m_0-ts_0-lab_0-pi_0-ac1_1-ac2", "R1 Structs/ac1/ 2-m_0-ts_0-lab_0-pi_1-ac1_0-ac2", "R1 Structs/lab/ 2-m_0-ts_1-lab_0-pi_0-ac1_0-ac2", "R1 Structs/ts/ 2-m_1-ts_0-lab_0-pi_0-ac1_0-ac2", "R1 Structs/lab/ 2-m_1-ts_1-lab_0-pi_0-ac1_0-ac2", "R1 Structs/ts/ 2-m_2-ts_0-lab_0-pi_0-ac1_0-ac2", "R1 Structs/ac2/ 3-m_0-ts_0-lab_0-pi_0-ac1_1-ac2", "R1 Structs/ac1/ 3-m_0-ts_0-lab_0-pi_1-ac1_0-ac2", "R1 Structs/lab/ 3-m_0-ts_1-lab_0-pi_0-ac1_0-ac2", "R1 Structs/ts/ 3-m_1-ts_0-lab_0-pi_0-ac1_0-ac2", "R1 Structs/lab/ 3-m_1-ts_1-lab_0-pi_0-ac1_0-ac2", "R1 Structs/ts/ 3-m_2-ts_0-lab_0-pi_0-ac1_0-ac2", "R1 Structs/lab/ 4-m_0-ts_1-lab_0-pi_0-ac1_0-ac2", "R1 Structs/ts/ 4-m_1-ts_0-lab_0-pi_0-ac1_0-ac2", "R1 Structs/m/ 5-m_0-ts_0-lab_0-pi_0-ac1_0-ac2", "R1 Structs/lab/ 5-m_0-ts_1-lab_0-pi_0-ac1_0-ac2", "R1 Structs/ac1", "R1 Structs/ac2", "R1 Structs/lab", "R1 Structs/m", "R1 Structs/ts", "R1 Structs"], "labels": [" 0-m_0-ts_2-lab_0-pi_0-ac1_0-ac2", " 0-m_1-ts_0-lab_0-pi_1-ac1_0-ac2", " 0-m_1-ts_1-lab_0-pi_0-ac1_0-ac2", " 0-m_3-ts_0-lab_0-pi_0-ac1_0-ac2", " 1-m_0-ts_0-lab_0-pi_0-ac1_1-ac2", " 1-m_0-ts_0-lab_0-pi_1-ac1_0-ac2", " 1-m_0-ts_1-lab_0-pi_0-ac1_0-ac2", " 1-m_0-ts_2-lab_0-pi_0-ac1_0-ac2", " 1-m_1-ts_1-lab_0-pi_0-ac1_0-ac2", " 2-m_0-ts_0-lab_0-pi_0-ac1_1-ac2", " 2-m_0-ts_0-lab_0-pi_1-ac1_0-ac2", " 2-m_0-ts_1-lab_0-pi_0-ac1_0-ac2", " 2-m_1-ts_0-lab_0-pi_0-ac1_0-ac2", " 2-m_1-ts_1-lab_0-pi_0-ac1_0-ac2", " 2-m_2-ts_0-lab_0-pi_0-ac1_0-ac2", " 3-m_0-ts_0-lab_0-pi_0-ac1_1-ac2", " 3-m_0-ts_0-lab_0-pi_1-ac1_0-ac2", " 3-m_0-ts_1-lab_0-pi_0-ac1_0-ac2", " 3-m_1-ts_0-lab_0-pi_0-ac1_0-ac2", " 3-m_1-ts_1-lab_0-pi_0-ac1_0-ac2", " 3-m_2-ts_0-lab_0-pi_0-ac1_0-ac2", " 4-m_0-ts_1-lab_0-pi_0-ac1_0-ac2", " 4-m_1-ts_0-lab_0-pi_0-ac1_0-ac2", " 5-m_0-ts_0-lab_0-pi_0-ac1_0-ac2", " 5-m_0-ts_1-lab_0-pi_0-ac1_0-ac2", "ac1", "ac2", "lab", "m", "ts", "R1 Structs"], "marker": {"coloraxis": "coloraxis", "colors": [146.8, 171, 139.5, 105, 152.7, 152.1, 134.5, 163, 138.0, 150.8, 151.5, 150.7, 105.2, 145.1, 135, 156, 154, 147.3, 104, 91, 110, 149.7, 135, 140, 130, 152.0, 151.9, 147.2, 140, 113.8, 148.7]}, "name": "", "parents": ["R1 Structs/lab", "R1 Structs/ac1", "R1 Structs/lab", "R1 Structs/ts", "R1 Structs/ac2", "R1 Structs/ac1", "R1 Structs/lab", "R1 Structs/lab", "R1 Structs/lab", "R1 Structs/ac2", "R1 Structs/ac1", "R1 Structs/lab", "R1 Structs/ts", "R1 Structs/lab", "R1 Structs/ts", "R1 Structs/ac2", "R1 Structs/ac1", "R1 Structs/lab", "R1 Structs/ts", "R1 Structs/lab", "R1 Structs/ts", "R1 Structs/lab", "R1 Structs/ts", "R1 Structs/m", "R1 Structs/lab", "R1 Structs", "R1 Structs", "R1 Structs", "R1 Structs", "R1 Structs", ""], "type": "treemap", "values": [38, 2, 22, 2, 158, 562, 102, 14, 114, 121, 246, 706, 10, 154, 6, 4, 2, 336, 6, 4, 2, 116, 2, 2, 2, 812, 283, 1608, 2, 28, 2733]}], "layout": {"coloraxis": {"cmid": 144.4, "colorbar": {"title": {"text": "ave_score_baltaks"}}, "colorscale": [[0, "rgb(103,0,31)"], [0.1, "rgb(178,24,43)"], [0.2, "rgb(214,96,77)"], [0.3, "rgb(244,165,130)"], [0.4, "rgb(253,219,199)"], [0.5, "rgb(247,247,247)"], [0.6, "rgb(209,229,240)"], [0.7, "rgb(146,197,222)"], [0.8, "rgb(67,147,195)"], [0.9, "rgb(33,102,172)"], [1, "rgb(5,48,97)"]]}, "legend": {"tracegroupgap": 0}, "margin": {"b": 25, "l": 25, "r": 25, "t": 50}, "title": {"text": "R1 Structures: Frequency and Impact on Score Relative to All Factions Average (144.4): baltaks"}}}
